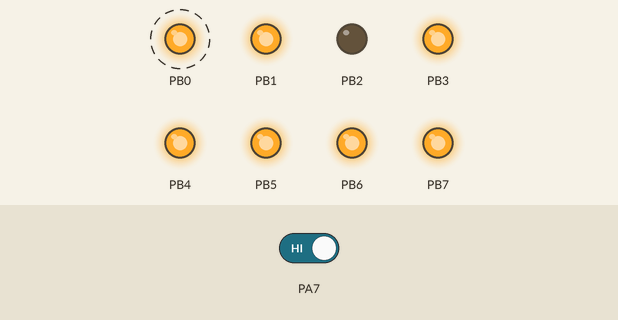
Recording of a program running on a simulated ATmega16, built with avr-gcc and emulated at 3.6864 MHz. Shown: output pins drawn as LEDs (lit = HIGH). Dashed ring = blinking. The test bench sets the inputs (shaded band); at power-on: PA7 HIGH.

Above: at 2.3 s.
2.4 s: PA7 driven LOW
At 3.7 s:
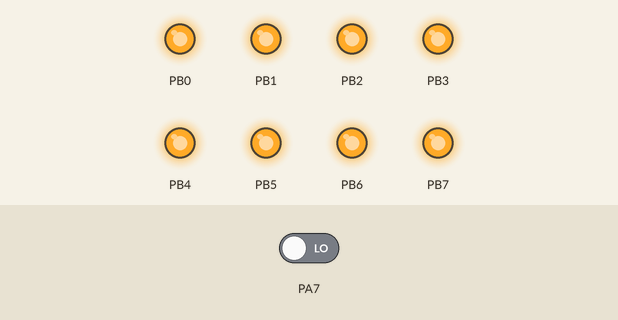
4.0 s: PA7 driven HIGH
At 7.9 s:
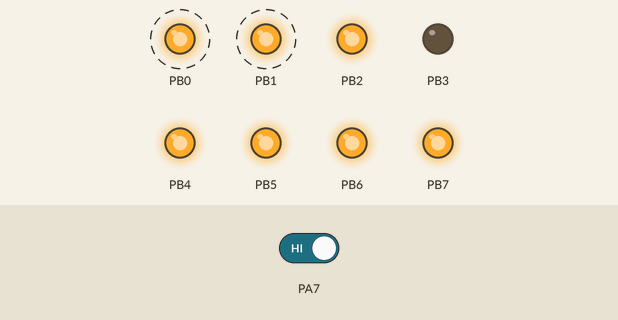
At 9.9 s:
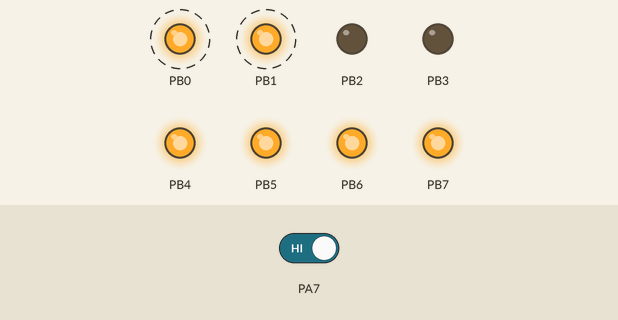
Timing chart, 0 to 24.5 s (numbered marks = the images above; inputs shaded):
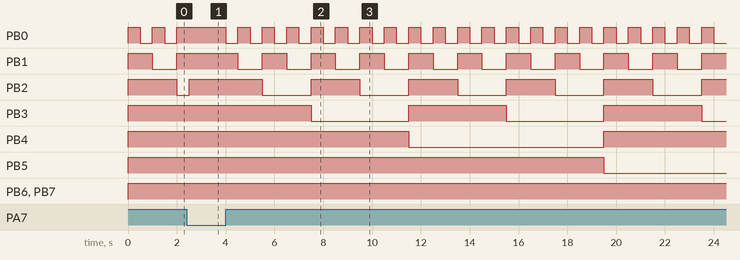

Measured:
- after the input at 2.4 s, PB0: stays HIGH (without the input it goes to LOW after 0.10 s); PB1: stays HIGH (without the input it goes to LOW after 0.60 s); PB2: LOW → HIGH after 0.10 s
- after the input at 4.0 s, PB0: alternates HIGH for 0.50 s and LOW for 0.50 s, starting at once; PB1: alternates HIGH for 1.0 s and LOW for 1.0 s, starting after 0.50 s
- by itself, PB0: alternates HIGH for 0.50 s and LOW for 0.50 s

The program:

LAB2_Debugging.c
```c
/******************************************
  AMS, LAB2
  Sample code:
  Using simulator and JTAG ICE

  STK500 setup:
  PORTA = SWITCHES.
  PORTB = LEDS.
  JTAG ICE mkII: Connected as LAB2 explains.

  Henning Hargaard, January 9, 2012.

*******************************************/
#include <avr/io.h>
#define F_CPU 3686400
#include <avr/delay.h>

int main()
{
unsigned char i = 0;

  DDRA = 0;    //PORTA pins are inputs (SWITCHES)
  DDRB = 0xFF; //PORTB pins are outputs (LEDs)
  while (1)
  {
    PORTB = ~i; //Display "i" at the LEDs
    i++;
	_delay_ms(500);
	if ((PINA & 0b10000000)==0)
	  i = 0;
  }
  return 0;
}
```
